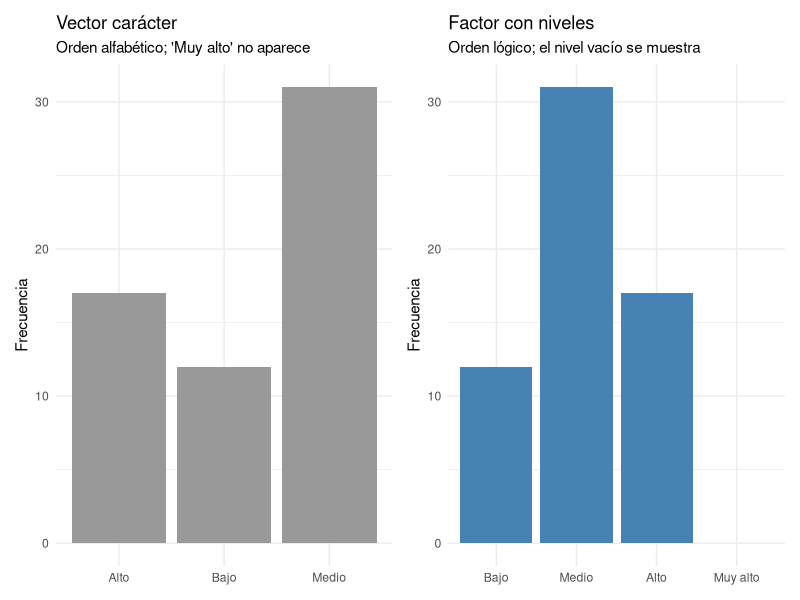
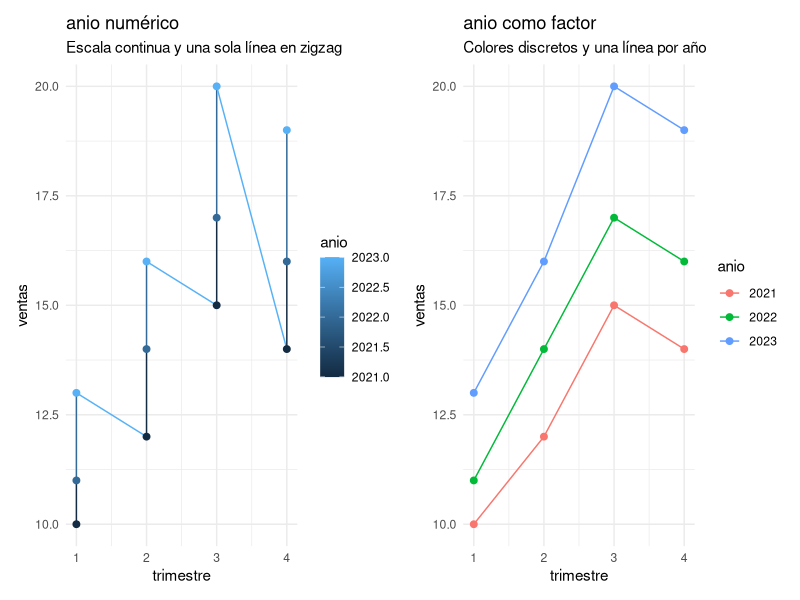

R code for these plots, in order:
# =============================================================================
#  Carácter vs. factor en R: efecto en tablas y gráficos
# =============================================================================
library(ggplot2)
library(patchwork)   # solo para poner los gráficos lado a lado

set.seed(123)

# -----------------------------------------------------------------------------
# 0. Datos: nivel de satisfacción (variable ORDINAL)
#    Ojo: nadie respondió "Muy alto", pero es una categoría posible.
# -----------------------------------------------------------------------------
respuestas <- sample(c("Bajo", "Medio", "Alto"), size = 60, replace = TRUE,
                     prob = c(0.2, 0.5, 0.3))

sat_chr <- respuestas                                   # vector carácter
sat_fct <- factor(respuestas,                           # factor con niveles
                  levels = c("Bajo", "Medio", "Alto", "Muy alto"))

# -----------------------------------------------------------------------------
# 1. ¿Qué es cada cosa por dentro?
# -----------------------------------------------------------------------------
str(sat_chr)          # chr  "Medio" "Alto" ...
str(sat_fct)          # Factor w/ 4 levels "Bajo","Medio",..: 2 3 ...
levels(sat_chr)       # NULL -> un carácter no tiene niveles
levels(sat_fct)       # "Bajo" "Medio" "Alto" "Muy alto"
head(as.integer(sat_fct))   # un factor son enteros + etiquetas

# -----------------------------------------------------------------------------
# 2. TABLA: orden y categorías vacías
# -----------------------------------------------------------------------------
tab_chr <- table(sat_chr)   # orden alfabético, "Muy alto" no existe
tab_fct <- table(sat_fct)   # orden de los niveles, "Muy alto" = 0

tab_chr
tab_fct

# Tabla comparativa lado a lado
n <- max(length(tab_chr), length(tab_fct))
rellenar <- function(x, n) c(x, rep(NA, n - length(x)))

comparacion <- data.frame(
  posicion   = seq_len(n),
  caracter   = rellenar(names(tab_chr), n),
  n_caracter = rellenar(as.vector(tab_chr), n),
  factor     = rellenar(names(tab_fct), n),
  n_factor   = rellenar(as.vector(tab_fct), n)
)
print(comparacion, row.names = FALSE)

# -----------------------------------------------------------------------------
# 3. GRÁFICO: ggplot convierte el carácter a factor... pero ALFABÉTICO
# -----------------------------------------------------------------------------
df <- data.frame(sat_chr, sat_fct)   # R >= 4.0: sat_chr se queda como carácter

p_chr <- ggplot(df, aes(x = sat_chr)) +
  geom_bar(fill = "grey60") +
  labs(title = "Vector carácter",
       subtitle = "Orden alfabético; 'Muy alto' no aparece",
       x = NULL, y = "Frecuencia") +
  theme_minimal()

p_fct <- ggplot(df, aes(x = sat_fct)) +
  geom_bar(fill = "steelblue") +
  scale_x_discrete(drop = FALSE) +     # mantiene niveles sin datos
  labs(title = "Factor con niveles",
       subtitle = "Orden lógico; el nivel vacío se muestra",
       x = NULL, y = "Frecuencia") +
  theme_minimal()

p_chr + p_fct

# -----------------------------------------------------------------------------
# 4. EXTRA: numérico vs. factor (el caso donde ggplot NO convierte nada)
#    Un número en 'colour' se trata como variable continua.
# -----------------------------------------------------------------------------
ventas <- data.frame(
  anio      = rep(2021:2023, each = 4),
  trimestre = rep(1:4, times = 3),
  ventas    = c(10, 12, 15, 14,  11, 14, 17, 16,  13, 16, 20, 19)
)

p_num <- ggplot(ventas, aes(trimestre, ventas, colour = anio)) +
  geom_line() + geom_point(size = 2) +
  labs(title = "anio numérico",
       subtitle = "Escala continua y una sola línea en zigzag") +
  theme_minimal()

p_fac <- ggplot(ventas, aes(trimestre, ventas, colour = factor(anio))) +
  geom_line() + geom_point(size = 2) +
  labs(title = "anio como factor",
       subtitle = "Colores discretos y una línea por año",
       colour = "anio") +
  theme_minimal()

p_num + p_fac

# -----------------------------------------------------------------------------
# 5. Trampa clásica: convertir un factor "numérico" a número
# -----------------------------------------------------------------------------
f <- factor(c("10", "20", "5"))
as.numeric(f)                  # 1 2 3  -> ¡códigos internos, no valores!
as.numeric(as.character(f))    # 10 20 5 -> correcto
